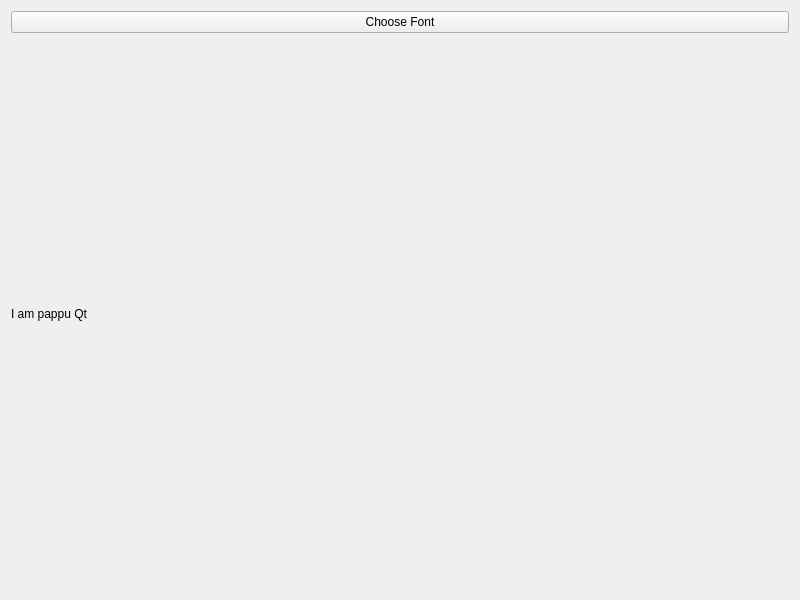
<?xml version="1.0" encoding="UTF-8"?>
<ui version="4.0">
 <class>Widget</class>
 <widget class="QWidget" name="Widget">
  <property name="geometry">
   <rect>
    <x>0</x>
    <y>0</y>
    <width>800</width>
    <height>600</height>
   </rect>
  </property>
  <property name="windowTitle">
   <string>Widget</string>
  </property>
  <layout class="QVBoxLayout" name="verticalLayout">
   <item>
    <widget class="QPushButton" name="chooseFontButton">
     <property name="text">
      <string>Choose Font</string>
     </property>
    </widget>
   </item>
   <item>
    <widget class="QLabel" name="label">
     <property name="text">
      <string>I am pappu Qt</string>
     </property>
     <property name="wordWrap">
      <bool>true</bool>
     </property>
    </widget>
   </item>
  </layout>
 </widget>
 <resources/>
 <connections/>
</ui>
